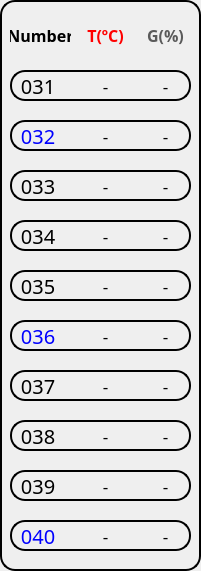
      <widget class="QFrame" name="frame_4">
       <property name="geometry">
        <rect>
         <x>670</x>
         <y>10</y>
         <width>201</width>
         <height>571</height>
        </rect>
       </property>
       <property name="styleSheet">
        <string notr="true">background-color:None;
border: 2px solid rgb(0,0,0);
border-radius: 15px;</string>
       </property>
       <property name="frameShape">
        <enum>QFrame::StyledPanel</enum>
       </property>
       <property name="frameShadow">
        <enum>QFrame::Raised</enum>
       </property>
       <widget class="QLabel" name="sensor_name_31">
        <property name="geometry">
         <rect>
          <x>10</x>
          <y>70</y>
          <width>181</width>
          <height>31</height>
         </rect>
        </property>
        <property name="font">
         <font>
          <family>KoPubWorld돋움체 Medium</family>
          <pointsize>15</pointsize>
         </font>
        </property>
        <property name="styleSheet">
         <string notr="true">background-color:None;
border: 2px solid rgb(0,0,0);
border-radius: 15px;</string>
        </property>
        <property name="text">
         <string/>
        </property>
        <property name="alignment">
         <set>Qt::AlignLeading|Qt::AlignLeft|Qt::AlignVCenter</set>
        </property>
       </widget>
       <widget class="QLabel" name="sensor_name_32">
        <property name="geometry">
         <rect>
          <x>10</x>
          <y>120</y>
          <width>181</width>
          <height>31</height>
         </rect>
        </property>
        <property name="font">
         <font>
          <family>KoPubWorld돋움체 Medium</family>
          <pointsize>15</pointsize>
         </font>
        </property>
        <property name="styleSheet">
         <string notr="true">background-color:None;
border: 2px solid rgb(0,0,0);
border-radius: 15px;
color:blue;</string>
        </property>
        <property name="text">
         <string/>
        </property>
        <property name="alignment">
         <set>Qt::AlignLeading|Qt::AlignLeft|Qt::AlignVCenter</set>
        </property>
       </widget>
       <widget class="QLabel" name="sensor_name_33">
        <property name="geometry">
         <rect>
          <x>10</x>
          <y>170</y>
          <width>181</width>
          <height>31</height>
         </rect>
        </property>
        <property name="font">
         <font>
          <family>KoPubWorld돋움체 Medium</family>
          <pointsize>15</pointsize>
         </font>
        </property>
        <property name="styleSheet">
         <string notr="true">background-color:None;
border: 2px solid rgb(0,0,0);
border-radius: 15px;</string>
        </property>
        <property name="text">
         <string/>
        </property>
        <property name="alignment">
         <set>Qt::AlignLeading|Qt::AlignLeft|Qt::AlignVCenter</set>
        </property>
       </widget>
       <widget class="QLabel" name="sensor_name_34">
        <property name="geometry">
         <rect>
          <x>10</x>
          <y>220</y>
          <width>181</width>
          <height>31</height>
         </rect>
        </property>
        <property name="font">
         <font>
          <family>KoPubWorld돋움체 Medium</family>
          <pointsize>15</pointsize>
         </font>
        </property>
        <property name="styleSheet">
         <string notr="true">background-color:None;
border: 2px solid rgb(0,0,0);
border-radius: 15px;</string>
        </property>
        <property name="text">
         <string/>
        </property>
        <property name="alignment">
         <set>Qt::AlignLeading|Qt::AlignLeft|Qt::AlignVCenter</set>
        </property>
       </widget>
       <widget class="QLabel" name="sensor_name_35">
        <property name="geometry">
         <rect>
          <x>10</x>
          <y>270</y>
          <width>181</width>
          <height>31</height>
         </rect>
        </property>
        <property name="font">
         <font>
          <family>KoPubWorld돋움체 Medium</family>
          <pointsize>15</pointsize>
         </font>
        </property>
        <property name="styleSheet">
         <string notr="true">background-color:None;
border: 2px solid rgb(0,0,0);
border-radius: 15px;</string>
        </property>
        <property name="text">
         <string/>
        </property>
        <property name="alignment">
         <set>Qt::AlignLeading|Qt::AlignLeft|Qt::AlignVCenter</set>
        </property>
       </widget>
       <widget class="QLabel" name="sensor_name_36">
        <property name="geometry">
         <rect>
          <x>10</x>
          <y>320</y>
          <width>181</width>
          <height>31</height>
         </rect>
        </property>
        <property name="font">
         <font>
          <family>KoPubWorld돋움체 Medium</family>
          <pointsize>15</pointsize>
         </font>
        </property>
        <property name="styleSheet">
         <string notr="true">background-color:None;
border: 2px solid rgb(0,0,0);
border-radius: 15px;
color:blue;</string>
        </property>
        <property name="text">
         <string/>
        </property>
        <property name="alignment">
         <set>Qt::AlignLeading|Qt::AlignLeft|Qt::AlignVCenter</set>
        </property>
       </widget>
       <widget class="QLabel" name="sensor_name_37">
        <property name="geometry">
         <rect>
          <x>10</x>
          <y>370</y>
          <width>181</width>
          <height>31</height>
         </rect>
        </property>
        <property name="font">
         <font>
          <family>KoPubWorld돋움체 Medium</family>
          <pointsize>15</pointsize>
         </font>
        </property>
        <property name="styleSheet">
         <string notr="true">background-color:None;
border: 2px solid rgb(0,0,0);
border-radius: 15px;</string>
        </property>
        <property name="text">
         <string/>
        </property>
        <property name="alignment">
         <set>Qt::AlignLeading|Qt::AlignLeft|Qt::AlignVCenter</set>
        </property>
       </widget>
       <widget class="QLabel" name="sensor_name_38">
        <property name="geometry">
         <rect>
          <x>10</x>
          <y>420</y>
          <width>181</width>
          <height>31</height>
         </rect>
        </property>
        <property name="font">
         <font>
          <family>KoPubWorld돋움체 Medium</family>
          <pointsize>15</pointsize>
         </font>
        </property>
        <property name="styleSheet">
         <string notr="true">background-color:None;
border: 2px solid rgb(0,0,0);
border-radius: 15px;</string>
        </property>
        <property name="text">
         <string/>
        </property>
        <property name="alignment">
         <set>Qt::AlignLeading|Qt::AlignLeft|Qt::AlignVCenter</set>
        </property>
       </widget>
       <widget class="QLabel" name="sensor_name_39">
        <property name="geometry">
         <rect>
          <x>10</x>
          <y>470</y>
          <width>181</width>
          <height>31</height>
         </rect>
        </property>
        <property name="font">
         <font>
          <family>KoPubWorld돋움체 Medium</family>
          <pointsize>15</pointsize>
         </font>
        </property>
        <property name="styleSheet">
         <string notr="true">background-color:None;
border: 2px solid rgb(0,0,0);
border-radius: 15px;</string>
        </property>
        <property name="text">
         <string/>
        </property>
        <property name="alignment">
         <set>Qt::AlignLeading|Qt::AlignLeft|Qt::AlignVCenter</set>
        </property>
       </widget>
       <widget class="QLabel" name="sensor_name_40">
        <property name="geometry">
         <rect>
          <x>10</x>
          <y>520</y>
          <width>181</width>
          <height>31</height>
         </rect>
        </property>
        <property name="font">
         <font>
          <family>KoPubWorld돋움체 Medium</family>
          <pointsize>15</pointsize>
         </font>
        </property>
        <property name="styleSheet">
         <string notr="true">background-color:None;
border: 2px solid rgb(0,0,0);
border-radius: 15px;
color:blue;</string>
        </property>
        <property name="text">
         <string/>
        </property>
        <property name="alignment">
         <set>Qt::AlignLeading|Qt::AlignLeft|Qt::AlignVCenter</set>
        </property>
       </widget>
       <widget class="QLabel" name="label_10">
        <property name="geometry">
         <rect>
          <x>10</x>
          <y>20</y>
          <width>61</width>
          <height>31</height>
         </rect>
        </property>
        <property name="font">
         <font>
          <family>KoPubWorld돋움체 Medium</family>
          <pointsize>12</pointsize>
          <weight>75</weight>
          <bold>true</bold>
         </font>
        </property>
        <property name="styleSheet">
         <string notr="true">background-color:None;
border: None;</string>
        </property>
        <property name="text">
         <string>Number</string>
        </property>
        <property name="alignment">
         <set>Qt::AlignCenter</set>
        </property>
       </widget>
       <widget class="QLabel" name="label_11">
        <property name="geometry">
         <rect>
          <x>80</x>
          <y>20</y>
          <width>51</width>
          <height>31</height>
         </rect>
        </property>
        <property name="font">
         <font>
          <family>KoPubWorld돋움체 Medium</family>
          <pointsize>12</pointsize>
          <weight>75</weight>
          <bold>true</bold>
         </font>
        </property>
        <property name="styleSheet">
         <string notr="true">background-color:None;
border: None;
color:rgb(255,0,0);</string>
        </property>
        <property name="text">
         <string>T(ºC)</string>
        </property>
        <property name="alignment">
         <set>Qt::AlignCenter</set>
        </property>
       </widget>
       <widget class="QLabel" name="label_12">
        <property name="geometry">
         <rect>
          <x>140</x>
          <y>20</y>
          <width>51</width>
          <height>31</height>
         </rect>
        </property>
        <property name="font">
         <font>
          <family>KoPubWorld돋움체 Medium</family>
          <pointsize>12</pointsize>
          <weight>75</weight>
          <bold>true</bold>
         </font>
        </property>
        <property name="styleSheet">
         <string notr="true">background-color:None;
border: None;
color:rgb(90,90,90);</string>
        </property>
        <property name="text">
         <string>G(%)</string>
        </property>
        <property name="alignment">
         <set>Qt::AlignCenter</set>
        </property>
       </widget>
       <widget class="QLabel" name="temperature_040">
        <property name="geometry">
         <rect>
          <x>80</x>
          <y>520</y>
          <width>51</width>
          <height>31</height>
         </rect>
        </property>
        <property name="font">
         <font>
          <family>KoPubWorld돋움체 Medium</family>
          <pointsize>13</pointsize>
          <strikeout>false</strikeout>
         </font>
        </property>
        <property name="styleSheet">
         <string notr="true">background-color:None;
border: None;</string>
        </property>
        <property name="text">
         <string>-</string>
        </property>
        <property name="alignment">
         <set>Qt::AlignCenter</set>
        </property>
       </widget>
       <widget class="QLabel" name="gas_033">
        <property name="geometry">
         <rect>
          <x>140</x>
          <y>170</y>
          <width>51</width>
          <height>31</height>
         </rect>
        </property>
        <property name="font">
         <font>
          <family>KoPubWorld돋움체 Medium</family>
          <pointsize>13</pointsize>
         </font>
        </property>
        <property name="styleSheet">
         <string notr="true">background-color:None;
border: None;</string>
        </property>
        <property name="text">
         <string>-</string>
        </property>
        <property name="alignment">
         <set>Qt::AlignCenter</set>
        </property>
       </widget>
       <widget class="QLabel" name="gas_038">
        <property name="geometry">
         <rect>
          <x>140</x>
          <y>420</y>
          <width>51</width>
          <height>31</height>
         </rect>
        </property>
        <property name="font">
         <font>
          <family>KoPubWorld돋움체 Medium</family>
          <pointsize>13</pointsize>
         </font>
        </property>
        <property name="styleSheet">
         <string notr="true">background-color:None;
border: None;</string>
        </property>
        <property name="text">
         <string>-</string>
        </property>
        <property name="alignment">
         <set>Qt::AlignCenter</set>
        </property>
       </widget>
       <widget class="QLabel" name="temperature_035">
        <property name="geometry">
         <rect>
          <x>80</x>
          <y>270</y>
          <width>51</width>
          <height>31</height>
         </rect>
        </property>
        <property name="font">
         <font>
          <family>KoPubWorld돋움체 Medium</family>
          <pointsize>13</pointsize>
          <strikeout>false</strikeout>
         </font>
        </property>
        <property name="styleSheet">
         <string notr="true">background-color:None;
border: None;</string>
        </property>
        <property name="text">
         <string>-</string>
        </property>
        <property name="alignment">
         <set>Qt::AlignCenter</set>
        </property>
       </widget>
       <widget class="QLabel" name="gas_032">
        <property name="geometry">
         <rect>
          <x>140</x>
          <y>120</y>
          <width>51</width>
          <height>31</height>
         </rect>
        </property>
        <property name="font">
         <font>
          <family>KoPubWorld돋움체 Medium</family>
          <pointsize>13</pointsize>
         </font>
        </property>
        <property name="styleSheet">
         <string notr="true">background-color:None;
border: None;</string>
        </property>
        <property name="text">
         <string>-</string>
        </property>
        <property name="alignment">
         <set>Qt::AlignCenter</set>
        </property>
       </widget>
       <widget class="QLabel" name="gas_034">
        <property name="geometry">
         <rect>
          <x>140</x>
          <y>220</y>
          <width>51</width>
          <height>31</height>
         </rect>
        </property>
        <property name="font">
         <font>
          <family>KoPubWorld돋움체 Medium</family>
          <pointsize>13</pointsize>
         </font>
        </property>
        <property name="styleSheet">
         <string notr="true">background-color:None;
border: None;</string>
        </property>
        <property name="text">
         <string>-</string>
        </property>
        <property name="alignment">
         <set>Qt::AlignCenter</set>
        </property>
       </widget>
       <widget class="QLabel" name="temperature_034">
        <property name="geometry">
         <rect>
          <x>80</x>
          <y>220</y>
          <width>51</width>
          <height>31</height>
         </rect>
        </property>
        <property name="font">
         <font>
          <family>KoPubWorld돋움체 Medium</family>
          <pointsize>13</pointsize>
          <strikeout>false</strikeout>
         </font>
        </property>
        <property name="styleSheet">
         <string notr="true">background-color:None;
border: None;</string>
        </property>
        <property name="text">
         <string>-</string>
        </property>
        <property name="alignment">
         <set>Qt::AlignCenter</set>
        </property>
       </widget>
       <widget class="QLabel" name="gas_039">
        <property name="geometry">
         <rect>
          <x>140</x>
          <y>470</y>
          <width>51</width>
          <height>31</height>
         </rect>
        </property>
        <property name="font">
         <font>
          <family>KoPubWorld돋움체 Medium</family>
          <pointsize>13</pointsize>
         </font>
        </property>
        <property name="styleSheet">
         <string notr="true">background-color:None;
border: None;</string>
        </property>
        <property name="text">
         <string>-</string>
        </property>
        <property name="alignment">
         <set>Qt::AlignCenter</set>
        </property>
       </widget>
       <widget class="QLabel" name="temperature_033">
        <property name="geometry">
         <rect>
          <x>80</x>
          <y>170</y>
          <width>51</width>
          <height>31</height>
         </rect>
        </property>
        <property name="font">
         <font>
          <family>KoPubWorld돋움체 Medium</family>
          <pointsize>13</pointsize>
          <strikeout>false</strikeout>
         </font>
        </property>
        <property name="styleSheet">
         <string notr="true">background-color:None;
border: None;</string>
        </property>
        <property name="text">
         <string>-</string>
        </property>
        <property name="alignment">
         <set>Qt::AlignCenter</set>
        </property>
       </widget>
       <widget class="QLabel" name="temperature_037">
        <property name="geometry">
         <rect>
          <x>80</x>
          <y>370</y>
          <width>51</width>
          <height>31</height>
         </rect>
        </property>
        <property name="font">
         <font>
          <family>KoPubWorld돋움체 Medium</family>
          <pointsize>13</pointsize>
          <strikeout>false</strikeout>
         </font>
        </property>
        <property name="styleSheet">
         <string notr="true">background-color:None;
border: None;</string>
        </property>
        <property name="text">
         <string>-</string>
        </property>
        <property name="alignment">
         <set>Qt::AlignCenter</set>
        </property>
       </widget>
       <widget class="QLabel" name="gas_035">
        <property name="geometry">
         <rect>
          <x>140</x>
          <y>270</y>
          <width>51</width>
          <height>31</height>
         </rect>
        </property>
        <property name="font">
         <font>
          <family>KoPubWorld돋움체 Medium</family>
          <pointsize>13</pointsize>
         </font>
        </property>
        <property name="styleSheet">
         <string notr="true">background-color:None;
border: None;</string>
        </property>
        <property name="text">
         <string>-</string>
        </property>
        <property name="alignment">
         <set>Qt::AlignCenter</set>
        </property>
       </widget>
       <widget class="QLabel" name="temperature_036">
        <property name="geometry">
         <rect>
          <x>80</x>
          <y>320</y>
          <width>51</width>
          <height>31</height>
         </rect>
        </property>
        <property name="font">
         <font>
          <family>KoPubWorld돋움체 Medium</family>
          <pointsize>13</pointsize>
          <strikeout>false</strikeout>
         </font>
        </property>
        <property name="styleSheet">
         <string notr="true">background-color:None;
border: None;</string>
        </property>
        <property name="text">
         <string>-</string>
        </property>
        <property name="alignment">
         <set>Qt::AlignCenter</set>
        </property>
       </widget>
       <widget class="QLabel" name="gas_036">
        <property name="geometry">
         <rect>
          <x>140</x>
          <y>320</y>
          <width>51</width>
          <height>31</height>
         </rect>
        </property>
        <property name="font">
         <font>
          <family>KoPubWorld돋움체 Medium</family>
          <pointsize>13</pointsize>
         </font>
        </property>
        <property name="styleSheet">
         <string notr="true">background-color:None;
border: None;</string>
        </property>
        <property name="text">
         <string>-</string>
        </property>
        <property name="alignment">
         <set>Qt::AlignCenter</set>
        </property>
       </widget>
       <widget class="QLabel" name="temperature_032">
        <property name="geometry">
         <rect>
          <x>80</x>
          <y>120</y>
          <width>51</width>
          <height>31</height>
         </rect>
        </property>
        <property name="font">
         <font>
          <family>KoPubWorld돋움체 Medium</family>
          <pointsize>13</pointsize>
          <strikeout>false</strikeout>
         </font>
        </property>
        <property name="styleSheet">
         <string notr="true">background-color:None;
border: None;</string>
        </property>
        <property name="text">
         <string>-</string>
        </property>
        <property name="alignment">
         <set>Qt::AlignCenter</set>
        </property>
       </widget>
       <widget class="QLabel" name="gas_040">
        <property name="geometry">
         <rect>
          <x>140</x>
          <y>520</y>
          <width>51</width>
          <height>31</height>
         </rect>
        </property>
        <property name="font">
         <font>
          <family>KoPubWorld돋움체 Medium</family>
          <pointsize>13</pointsize>
         </font>
        </property>
        <property name="styleSheet">
         <string notr="true">background-color:None;
border: None;</string>
        </property>
        <property name="text">
         <string>-</string>
        </property>
        <property name="alignment">
         <set>Qt::AlignCenter</set>
        </property>
       </widget>
       <widget class="QLabel" name="temperature_031">
        <property name="geometry">
         <rect>
          <x>80</x>
          <y>70</y>
          <width>51</width>
          <height>31</height>
         </rect>
        </property>
        <property name="font">
         <font>
          <family>KoPubWorld돋움체 Medium</family>
          <pointsize>13</pointsize>
          <strikeout>false</strikeout>
         </font>
        </property>
        <property name="styleSheet">
         <string notr="true">background-color:None;
border: None;</string>
        </property>
        <property name="text">
         <string>-</string>
        </property>
        <property name="alignment">
         <set>Qt::AlignCenter</set>
        </property>
       </widget>
       <widget class="QLabel" name="gas_031">
        <property name="geometry">
         <rect>
          <x>140</x>
          <y>70</y>
          <width>51</width>
          <height>31</height>
         </rect>
        </property>
        <property name="font">
         <font>
          <family>KoPubWorld돋움체 Medium</family>
          <pointsize>13</pointsize>
         </font>
        </property>
        <property name="styleSheet">
         <string notr="true">background-color:None;
border: None;</string>
        </property>
        <property name="text">
         <string>-</string>
        </property>
        <property name="alignment">
         <set>Qt::AlignCenter</set>
        </property>
       </widget>
       <widget class="QLabel" name="gas_037">
        <property name="geometry">
         <rect>
          <x>140</x>
          <y>370</y>
          <width>51</width>
          <height>31</height>
         </rect>
        </property>
        <property name="font">
         <font>
          <family>KoPubWorld돋움체 Medium</family>
          <pointsize>13</pointsize>
         </font>
        </property>
        <property name="styleSheet">
         <string notr="true">background-color:None;
border: None;</string>
        </property>
        <property name="text">
         <string>-</string>
        </property>
        <property name="alignment">
         <set>Qt::AlignCenter</set>
        </property>
       </widget>
       <widget class="QLabel" name="temperature_039">
        <property name="geometry">
         <rect>
          <x>80</x>
          <y>470</y>
          <width>51</width>
          <height>31</height>
         </rect>
        </property>
        <property name="font">
         <font>
          <family>KoPubWorld돋움체 Medium</family>
          <pointsize>13</pointsize>
          <strikeout>false</strikeout>
         </font>
        </property>
        <property name="styleSheet">
         <string notr="true">background-color:None;
border: None;</string>
        </property>
        <property name="text">
         <string>-</string>
        </property>
        <property name="alignment">
         <set>Qt::AlignCenter</set>
        </property>
       </widget>
       <widget class="QLabel" name="temperature_038">
        <property name="geometry">
         <rect>
          <x>80</x>
          <y>420</y>
          <width>51</width>
          <height>31</height>
         </rect>
        </property>
        <property name="font">
         <font>
          <family>KoPubWorld돋움체 Medium</family>
          <pointsize>13</pointsize>
          <strikeout>false</strikeout>
         </font>
        </property>
        <property name="styleSheet">
         <string notr="true">background-color:None;
border: None;</string>
        </property>
        <property name="text">
         <string>-</string>
        </property>
        <property name="alignment">
         <set>Qt::AlignCenter</set>
        </property>
       </widget>
       <widget class="QPushButton" name="n31_btn">
        <property name="geometry">
         <rect>
          <x>10</x>
          <y>70</y>
          <width>51</width>
          <height>31</height>
         </rect>
        </property>
        <property name="font">
         <font>
          <family>KoPubWorld돋움체 Medium</family>
          <pointsize>15</pointsize>
         </font>
        </property>
        <property name="styleSheet">
         <string notr="true">background-color:None;
border: None
</string>
        </property>
        <property name="text">
         <string> 031</string>
        </property>
       </widget>
       <widget class="QPushButton" name="n33_btn">
        <property name="geometry">
         <rect>
          <x>10</x>
          <y>170</y>
          <width>51</width>
          <height>31</height>
         </rect>
        </property>
        <property name="font">
         <font>
          <family>KoPubWorld돋움체 Medium</family>
          <pointsize>15</pointsize>
         </font>
        </property>
        <property name="styleSheet">
         <string notr="true">background-color:None;
border: None
</string>
        </property>
        <property name="text">
         <string> 033</string>
        </property>
       </widget>
       <widget class="QPushButton" name="n34_btn">
        <property name="geometry">
         <rect>
          <x>10</x>
          <y>220</y>
          <width>51</width>
          <height>31</height>
         </rect>
        </property>
        <property name="font">
         <font>
          <family>KoPubWorld돋움체 Medium</family>
          <pointsize>15</pointsize>
         </font>
        </property>
        <property name="styleSheet">
         <string notr="true">background-color:None;
border: None
</string>
        </property>
        <property name="text">
         <string> 034</string>
        </property>
       </widget>
       <widget class="QPushButton" name="n35_btn">
        <property name="geometry">
         <rect>
          <x>10</x>
          <y>270</y>
          <width>51</width>
          <height>31</height>
         </rect>
        </property>
        <property name="font">
         <font>
          <family>KoPubWorld돋움체 Medium</family>
          <pointsize>15</pointsize>
         </font>
        </property>
        <property name="styleSheet">
         <string notr="true">background-color:None;
border: None
</string>
        </property>
        <property name="text">
         <string> 035</string>
        </property>
       </widget>
       <widget class="QPushButton" name="n37_btn">
        <property name="geometry">
         <rect>
          <x>10</x>
          <y>370</y>
          <width>51</width>
          <height>31</height>
         </rect>
        </property>
        <property name="font">
         <font>
          <family>KoPubWorld돋움체 Medium</family>
          <pointsize>15</pointsize>
         </font>
        </property>
        <property name="styleSheet">
         <string notr="true">background-color:None;
border: None
</string>
        </property>
        <property name="text">
         <string> 037</string>
        </property>
       </widget>
       <widget class="QPushButton" name="n38_btn">
        <property name="geometry">
         <rect>
          <x>10</x>
          <y>420</y>
          <width>51</width>
          <height>31</height>
         </rect>
        </property>
        <property name="font">
         <font>
          <family>KoPubWorld돋움체 Medium</family>
          <pointsize>15</pointsize>
         </font>
        </property>
        <property name="styleSheet">
         <string notr="true">background-color:None;
border: None
</string>
        </property>
        <property name="text">
         <string> 038</string>
        </property>
       </widget>
       <widget class="QPushButton" name="n39_btn">
        <property name="geometry">
         <rect>
          <x>10</x>
          <y>470</y>
          <width>51</width>
          <height>31</height>
         </rect>
        </property>
        <property name="font">
         <font>
          <family>KoPubWorld돋움체 Medium</family>
          <pointsize>15</pointsize>
         </font>
        </property>
        <property name="styleSheet">
         <string notr="true">background-color:None;
border: None
</string>
        </property>
        <property name="text">
         <string> 039</string>
        </property>
       </widget>
       <widget class="QPushButton" name="n32_btn">
        <property name="geometry">
         <rect>
          <x>10</x>
          <y>120</y>
          <width>51</width>
          <height>31</height>
         </rect>
        </property>
        <property name="font">
         <font>
          <family>KoPubWorld돋움체 Medium</family>
          <pointsize>15</pointsize>
         </font>
        </property>
        <property name="styleSheet">
         <string notr="true">background-color:None;
border: None;
color:rgb(0,0,255);</string>
        </property>
        <property name="text">
         <string> 032</string>
        </property>
       </widget>
       <widget class="QPushButton" name="n36_btn">
        <property name="geometry">
         <rect>
          <x>10</x>
          <y>320</y>
          <width>51</width>
          <height>31</height>
         </rect>
        </property>
        <property name="font">
         <font>
          <family>KoPubWorld돋움체 Medium</family>
          <pointsize>15</pointsize>
         </font>
        </property>
        <property name="styleSheet">
         <string notr="true">background-color:None;
border: None;
color:rgb(0,0,255);</string>
        </property>
        <property name="text">
         <string> 036</string>
        </property>
       </widget>
       <widget class="QPushButton" name="n40_btn">
        <property name="geometry">
         <rect>
          <x>10</x>
          <y>520</y>
          <width>51</width>
          <height>31</height>
         </rect>
        </property>
        <property name="font">
         <font>
          <family>KoPubWorld돋움체 Medium</family>
          <pointsize>15</pointsize>
         </font>
        </property>
        <property name="styleSheet">
         <string notr="true">background-color:None;
border: None;
color:rgb(0,0,255);</string>
        </property>
        <property name="text">
         <string> 040</string>
        </property>
       </widget>
      </widget>
